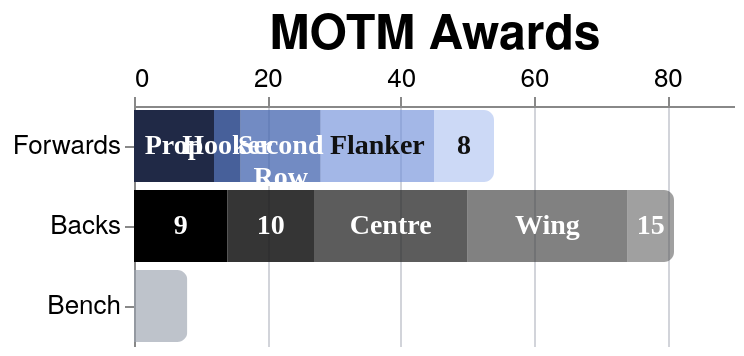

Write a Vega-Lite specification for this figure.
### Vega-Lite specification from a JSON file in a GitHub repository (floating-point values rounded to 4 significant figures; data arrays with more than 128 entries replaced by an {"elided": "..."} marker saying what was removed)
{"config": {"axis": {"labelFont": "PT Sans Narrow, Helvetica Neue, Helvetica, Arial, sans-serif", "titleFont": "PT Sans Narrow, Helvetica Neue, Helvetica, Arial, sans-serif", "labelFontSize": 13, "titleFontSize": 24, "gridColor": "#202947", "gridOpacity": 0.2, "zindex": 1}, "text": {"font": "Lato, sans-serif"}, "bar": {"cornerRadiusEnd": 5}, "header": {"labelFont": "PT Sans Narrow, Helvetica Neue, Helvetica, Arial, sans-serif", "titleFont": "PT Sans Narrow, Helvetica Neue, Helvetica, Arial, sans-serif", "labelFontSize": 24, "titleFontSize": 28, "labelFontWeight": "bold", "orient": "left"}, "legend": {"labelFont": "PT Sans Narrow, Helvetica Neue, Helvetica, Arial, sans-serif", "titleFont": "PT Sans Narrow, Helvetica Neue, Helvetica, Arial, sans-serif", "labelFontSize": 14, "titleFontSize": 16, "titlePadding": 5, "fillColor": "white", "strokeColor": "black", "padding": 10, "titleFontWeight": "lighter", "titleFontStyle": "italic", "titleColor": "gray", "offset": 10}, "title": {"font": "PT Sans Narrow, Helvetica Neue, Helvetica, Arial, sans-serif", "fontSize": 48, "fontWeight": "bold", "anchor": "start", "align": "center", "titlePadding": 20, "subtitlePadding": 10, "subtitleFontSize": 13, "subtitleColor": "", "subtitleFontStyle": "italic", "offset": 15, "color": "black"}, "axisX": {"labelAngle": 0}, "facet": {"title": null, "header": null, "align": {"row": "each", "column": "each"}, "spacing": 10}, "resolve": {"scale": {"y": "independent", "facet": "independent"}}, "background": "transparent", "scale": {"offsetBandPaddingOuter": 0.2, "offsetBandPaddingInner": 0.1}, "view": {"stroke": null, "background": "transparent"}}, "layer": [{"mark": {"type": "bar", "strokeWidth": 0.8}, "encoding": {"color": {"field": "segment_color", "legend": null, "scale": null, "type": "nominal"}, "opacity": {"field": "position_opacity", "legend": null, "scale": null, "type": "quantitative"}, "order": {"field": "position_sort", "sort": "ascending", "type": "quantitative"}, "tooltip": [{"field": "unit", "title": "Unit", "type": "nominal"}, {"field": "position", "title": "Position", "type": "nominal"}, {"field": "motm_awards", "title": "MOTM Awards", "type": "quantitative"}, {"field": "unit_total", "title": "Unit Total", "type": "quantitative"}, {"field": "segment_share", "format": ".0%", "title": "Share", "type": "quantitative"}], "x": {"axis": {"format": ".0f", "orient": "top", "tickCount": 3, "title": "MOTM Awards"}, "field": "motm_awards", "type": "quantitative"}, "y": {"field": "unit", "sort": ["Forwards", "Backs", "Bench"], "title": null, "type": "nominal"}}, "transform": [{"filter": "length(seasonParam) === 0 || indexof(seasonParam, datum.season) >= 0"}, {"filter": "length(gameTypesParam) === 0 || indexof(gameTypesParam, datum.game_type) >= 0"}, {"filter": "squadParam === \"All\" || datum.squad === squadParam"}, {"aggregate": [{"op": "sum", "field": "motm_awards", "as": "motm_awards"}, {"op": "min", "field": "position_sort", "as": "position_sort"}, {"op": "max", "field": "position_opacity", "as": "position_opacity"}, {"op": "max", "field": "label_color", "as": "label_color"}], "groupby": ["unit", "unit_sort", "position"]}, {"joinaggregate": [{"op": "sum", "field": "motm_awards", "as": "unit_total"}], "groupby": ["unit"]}, {"calculate": "datum.unit_total > 0 ? datum.motm_awards / datum.unit_total : 0", "as": "segment_share"}, {"calculate": "datum.unit === 'Forwards' ? (datum.position === 'Prop' ? '#202946' :  datum.position === 'Hooker' ? '#2e4b8c' :  datum.position === 'Second Row' ? '#4667b0' :  datum.position === 'Flanker' ? '#6f8fda' : '#9eb6ee') : datum.unit === 'Backs' ? (datum.position === 'Scrum Half' ? 'black' :  datum.position === 'Fly Half' ? '#1a1a1a' :  datum.position === 'Centre' ? '#2a2a2a' :  datum.position === 'Wing' ? '#3a3a3a' : '#4a4a4a') : '#9ca3af'", "as": "segment_color"}, {"filter": "datum.motm_awards > 0"}]}, {"mark": {"type": "text", "align": "center", "baseline": "middle", "font": "PT Sans Narrow", "fontSize": 14, "fontWeight": "bold", "lineBreak": "\n"}, "encoding": {"color": {"field": "label_color", "legend": null, "scale": null, "type": "nominal"}, "opacity": {"condition": {"test": "datum.unit !== 'Bench' && (datum.motm_awards >= 2 || datum.segment_share >= 0.16)", "value": 1}, "value": 0}, "text": {"condition": {"test": "datum.unit !== 'Bench' && (datum.motm_awards >= 2 || datum.segment_share >= 0.16)", "field": "position_label_display", "type": "nominal"}, "value": ""}, "x": {"field": "x_mid", "type": "quantitative"}, "y": {"field": "unit", "sort": ["Forwards", "Backs", "Bench"], "title": null, "type": "nominal"}}, "transform": [{"filter": "length(seasonParam) === 0 || indexof(seasonParam, datum.season) >= 0"}, {"filter": "length(gameTypesParam) === 0 || indexof(gameTypesParam, datum.game_type) >= 0"}, {"filter": "squadParam === \"All\" || datum.squad === squadParam"}, {"aggregate": [{"op": "sum", "field": "motm_awards", "as": "motm_awards"}, {"op": "min", "field": "position_sort", "as": "position_sort"}, {"op": "max", "field": "position_opacity", "as": "position_opacity"}, {"op": "max", "field": "label_color", "as": "label_color"}], "groupby": ["unit", "unit_sort", "position"]}, {"joinaggregate": [{"op": "sum", "field": "motm_awards", "as": "unit_total"}], "groupby": ["unit"]}, {"calculate": "datum.unit_total > 0 ? datum.motm_awards / datum.unit_total : 0", "as": "segment_share"}, {"calculate": "datum.unit === 'Forwards' ? (datum.position === 'Prop' ? '#202946' :  datum.position === 'Hooker' ? '#2e4b8c' :  datum.position === 'Second Row' ? '#4667b0' :  datum.position === 'Flanker' ? '#6f8fda' : '#9eb6ee') : datum.unit === 'Backs' ? (datum.position === 'Scrum Half' ? 'black' :  datum.position === 'Fly Half' ? '#1a1a1a' :  datum.position === 'Centre' ? '#2a2a2a' :  datum.position === 'Wing' ? '#3a3a3a' : '#4a4a4a') : '#9ca3af'", "as": "segment_color"}, {"filter": "datum.motm_awards > 0"}, {"groupby": ["unit"], "stack": "motm_awards", "sort": [{"field": "position_sort", "order": "ascending"}], "as": ["x0", "x1"]}, {"calculate": "(datum.x0 + datum.x1) / 2", "as": "x_mid"}, {"calculate": "datum.position === 'Second Row' ? 'Second\\nRow' : datum.position === 'Number 8' ? 'No.\\n8' : datum.position === 'Scrum Half' ? 'Scrum\\nHalf' : datum.position === 'Fly Half' ? 'Fly\\nHalf' : datum.position === 'Full Back' ? 'Full\\nBack' : datum.position", "as": "position_label_multiline"}, {"calculate": "datum.position === 'Second Row' ? 'Lock' : datum.position === 'Number 8' ? '8' : datum.position === 'Scrum Half' ? '9' : datum.position === 'Fly Half' ? '10' : datum.position === 'Full Back' ? '15' : datum.position", "as": "position_label_compact"}, {"calculate": "(datum.segment_share < 0.2 || datum.motm_awards < 4) ? datum.position_label_compact : datum.position_label_multiline", "as": "position_label_display"}]}], "data": {"name": "data-2fb369626acc298ad686d8e17bae34eb"}, "height": {"step": 40}, "params": [{"name": "seasonParam", "value": []}, {"name": "gameTypesParam", "value": []}, {"name": "squadParam", "value": "All"}], "width": 300, "$schema": "https://vega.github.io/schema/vega-lite/v5.20.1.json", "datasets": {"data-2fb369626acc298ad686d8e17bae34eb": {"elided": "130 records"}}}
